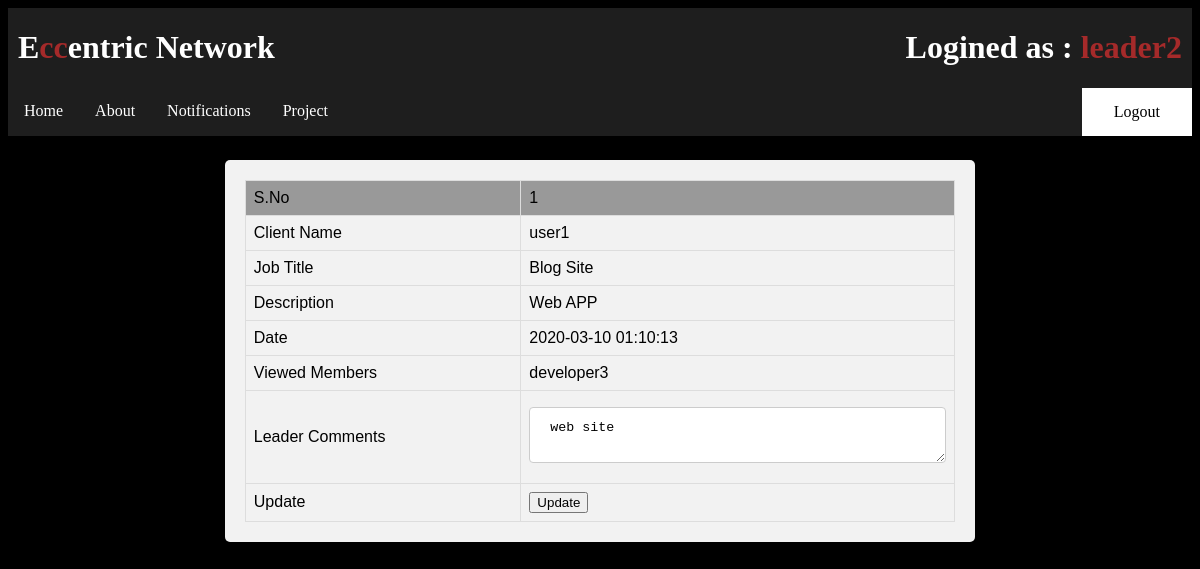
/project.php (signed in), run on the app's committed database.
### tables this page shows
CREATE TABLE `work` (
  `id` int(11) NOT NULL,
  `client_name` varchar(64) NOT NULL,
  `work` text NOT NULL,
  `group_name` varchar(64) NOT NULL,
  `description` text NOT NULL,
  `leader_comments` text NOT NULL,
  `admin_approved` int(11) NOT NULL DEFAULT 0,
  `admin_by` varchar(64) NOT NULL,
  `leader_approved` int(11) NOT NULL DEFAULT 0,
  `leader_by` varchar(64) NOT NULL,
  `date` timestamp NOT NULL DEFAULT current_timestamp() ON UPDATE current_timestamp()
);

### project.php (the view, shortened to what this page needs)
<?php
	require("database.php");
?>
<!DOCTYPE html>
<html>
<head>
	<link rel="stylesheet" href="style.css">
</head>
<body class="bg" style="min-height:600px">
<ul>
<li><h1 style='color:white;padding-left:10px'>E<span style='color:brown'>cc</span>entric Network</h1></li>
<?php
if(isset($_SESSION["username"]) && !empty($_SESSION["username"]))
{
	echo '<li style="float:right"><h1 style="color:white;padding-right:10px">Logined as : <span style="color:brown">'.$_SESSION["username"].'</span></h5></li>';
}
?>
</ul>
<ul>
  <li><a href="index.php">Home</a></li>
  <li><a href="about.php" >About</a></li>
  <li><a href="notify.php" >Notifications</a></li>
  <?php
	if(isset($_SESSION["username"]) && !empty($_SESSION["username"]))
	{
		if($_SESSION["role"]=="admin")
		{
			echo '<li><a href="post.php" >Post</a></li>';
		}
		else if($_SESSION["role"]=="leader")
		{
			echo '<li><a href="project.php" >Project</a></li>';
		}
		echo '<li style="float: right;"><a href="logout.php" class="button" style="background-color:white;color:black" >Logout</a></li>';
	}
	else
	{
		echo '<li><a href="register.php">Register</a></li>';
		echo '<li style="float: right;"><a href="login.php" class="button" style="background-color:white;color:black" >Login</a></li>';
	}
	?>
</ul>
<div style='margin-top:2%'>
<form name="addform" action="<?php echo $_SERVER["REQUEST_URI"]?>" method="post" enctype="multipart/form-data" novalidate>
	<table id="file">
	<?php
	$work=$conn->query("Select * from work where leader_approved=1 and leader_by='".$_SESSION["username"]."'");
	if($work->num_rows>0)
	{
		$i=1;
		while($row=$work->fetch_assoc())
		{
			 $query2="SELECT GROUP_CONCAT(DISTINCT username ORDER BY username ASC SEPARATOR ',') as users FROM view_by where f_work=".$row["id"]." and group_name='".$_SESSION["group_name"]."'" ;
			$view_by=$conn->query($query2)->fetch_assoc();
			echo '	<tr style="background-color:#999">
						<td>S.No</td>
						<td>'.$i.'</td>
					</tr>
					<tr>
						<td>Client Name</td>
						<td>'.$row["client_name"].'</td>
					</tr>
					<tr>
						<td>Job Title</td>
						<td>'.$row["work"].'</td>
					</tr>
					<tr>
						<td>Description</td>
						<td>'.$row["description"].'</td>
					</tr>
					<tr>
						<td>Date</td>
						<td>'.$row["date"].'</td>
					</tr>
					<tr>
						<td>Viewed Members</td>
						<td>'.$view_by["users"].'</td>
					</tr>
					<tr>
						<td>Leader Comments</td>
						<td><textarea name="leader_comments'.$row["id"].'">'.$row["leader_comments"].'</textarea></td>
					</tr>
					<tr>
						<td>Update</td>
						<td><button name="update" value="'.$row["id"].'" type="submit">Update</textarea></td>
					</tr>
				</tr>';
				$i++;
		}
	}
	else
	{
		echo '<tr style="text-align:center"><td colspan=6>No records</td></tr>';
	}
	?>
	</table>
</form>
</div>
	</body>
</html>
</html>

### style.css (style rules this page uses)
input[type=text], select,input[type=email],input[type=password],textarea { width: 100%; padding: 12px 20px; margin: 8px 0; display: inline-block; border: 1px solid #ccc; border-radius: 4px; box-sizing: border-box; }
div { margin:auto; width:60%; border-radius: 5px; background-color: #f2f2f2; padding: 20px; }
ul { list-style-type: none; margin: 0; padding: 0; overflow: hidden; background-color: #33333396; }
ul li { float: left; }
ul li a { display: block; color: white; text-align: center; padding: 14px 16px; text-decoration: none; }
.bg { background-color: black; background-position: fixed; background-repeat: no-repeat; background-size: 100% 100%; }
.button { background-color: #0000ff; border: none; color: white; padding: 15px 32px; text-align: center; text-decoration: none; display: inline-block; font-size: 16px; }
#file { font-family: "Trebuchet MS", Arial, Helvetica, sans-serif; border-collapse: collapse; width: 100%; }
#file td, #file th { border: 1px solid #ddd; padding: 8px; }
#file tr:nth-child(even) { background-color: #f2f2f2; }

### data on the page
work: client_name "user1", work "Blog Site", description "Web APP", date "2020-03-10 01:10:13", users "developer3", id+leader_comments "web site"

### other printed values
$_SESSION["username"] "leader2"
